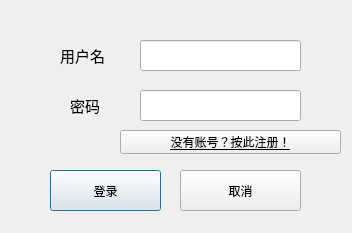
<?xml version="1.0" encoding="UTF-8"?>
<ui version="4.0">
 <class>SoloLogin</class>
 <widget class="QDialog" name="SoloLogin">
  <property name="geometry">
   <rect>
    <x>0</x>
    <y>0</y>
    <width>352</width>
    <height>233</height>
   </rect>
  </property>
  <property name="windowTitle">
   <string>Dialog</string>
  </property>
  <widget class="QPushButton" name="loginButton">
   <property name="geometry">
    <rect>
     <x>50</x>
     <y>170</y>
     <width>111</width>
     <height>41</height>
    </rect>
   </property>
   <property name="text">
    <string>登录</string>
   </property>
  </widget>
  <widget class="QLabel" name="label">
   <property name="geometry">
    <rect>
     <x>60</x>
     <y>40</y>
     <width>61</width>
     <height>31</height>
    </rect>
   </property>
   <property name="font">
    <font>
     <family>宋体</family>
     <pointsize>11</pointsize>
     <weight>50</weight>
     <bold>false</bold>
    </font>
   </property>
   <property name="text">
    <string>用户名</string>
   </property>
  </widget>
  <widget class="QLabel" name="label_2">
   <property name="geometry">
    <rect>
     <x>70</x>
     <y>90</y>
     <width>41</width>
     <height>31</height>
    </rect>
   </property>
   <property name="font">
    <font>
     <family>宋体</family>
     <pointsize>11</pointsize>
     <weight>50</weight>
     <bold>false</bold>
    </font>
   </property>
   <property name="text">
    <string>密码</string>
   </property>
  </widget>
  <widget class="QPushButton" name="returnButton">
   <property name="geometry">
    <rect>
     <x>180</x>
     <y>170</y>
     <width>121</width>
     <height>41</height>
    </rect>
   </property>
   <property name="text">
    <string>取消</string>
   </property>
  </widget>
  <widget class="QLineEdit" name="nameInput">
   <property name="geometry">
    <rect>
     <x>140</x>
     <y>40</y>
     <width>161</width>
     <height>31</height>
    </rect>
   </property>
   <property name="font">
    <font>
     <family>Segoe UI</family>
     <pointsize>11</pointsize>
     <weight>50</weight>
     <bold>false</bold>
    </font>
   </property>
  </widget>
  <widget class="QLineEdit" name="pwdInput">
   <property name="geometry">
    <rect>
     <x>140</x>
     <y>90</y>
     <width>161</width>
     <height>31</height>
    </rect>
   </property>
   <property name="font">
    <font>
     <family>Segoe UI</family>
     <pointsize>11</pointsize>
     <weight>50</weight>
     <bold>false</bold>
    </font>
   </property>
  </widget>
  <widget class="QPushButton" name="regButton">
   <property name="geometry">
    <rect>
     <x>120</x>
     <y>130</y>
     <width>221</width>
     <height>24</height>
    </rect>
   </property>
   <property name="font">
    <font>
     <family>宋体</family>
     <pointsize>9</pointsize>
     <underline>true</underline>
    </font>
   </property>
   <property name="text">
    <string>没有账号？按此注册！</string>
   </property>
  </widget>
 </widget>
 <resources/>
 <connections/>
</ui>
